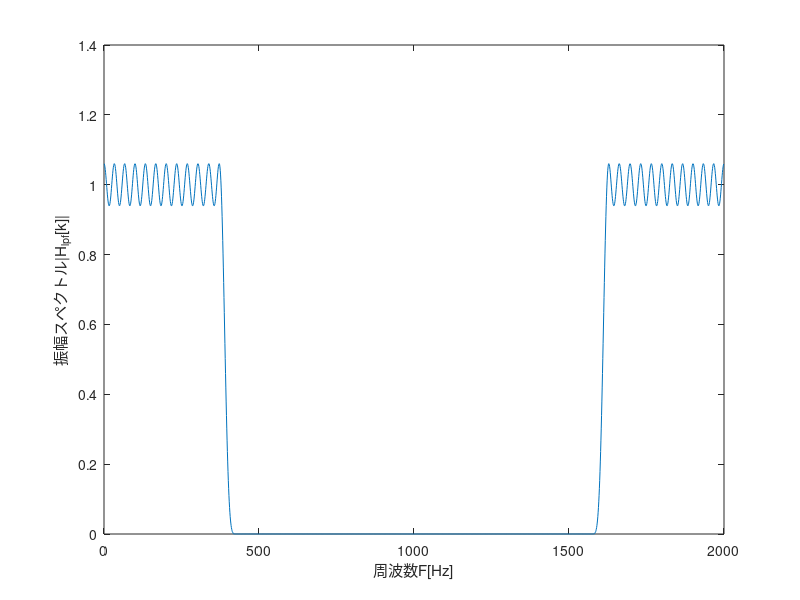

MATLAB code for this plot: (Note: this script raises an error after producing the figure.)
Fa = 440;
N = 2000;
Fs =N;
Ts = 1/N;
n = 0:Fs-1;
n_g = 0:20-1;
Fb = 261.626;
x1 = sin(2*pi*Fa*n*Ts);
x2 = sin(2*pi*Fb*n*Ts);
xadd = x1 + x2;
%m=audioplayer(xadd ,Fs);
%play(m);
%---------------------
k=0:N-1;
omega = 2 * pi * k /N;
f = omega / 2/ pi;
Fs = 1/Ts;
Omega = omega * Fs;
F = Omega /2/pi;
%-----------3----------------
X1k = fft(x1,N);
amp1 = abs(X1k);
X2k = fft(x2,N);
amp2 = abs(X2k);
Xaddk = fft(xadd,N);
ampa = abs(Xaddk);
load('DSP_2_3.mat');
Xhk = fft(h_lpf,N);
amph = abs(Xhk);
figure(1)
plot(F, amph);
xlabel("周波数F[Hz]");
ylabel("振幅スペクトル|H_{lpf}[k]|");
yn = conv(xadd,h_lpf);
my=audioplayer(yn ,Fs);
play(my);
Xyk = fft(yn,N);
ampy = abs(Xyk);
figure(2);
stem(F, ampy);
xlabel("周波数F[Hz]");
ylabel("振幅スペクトル|Y[k]|");